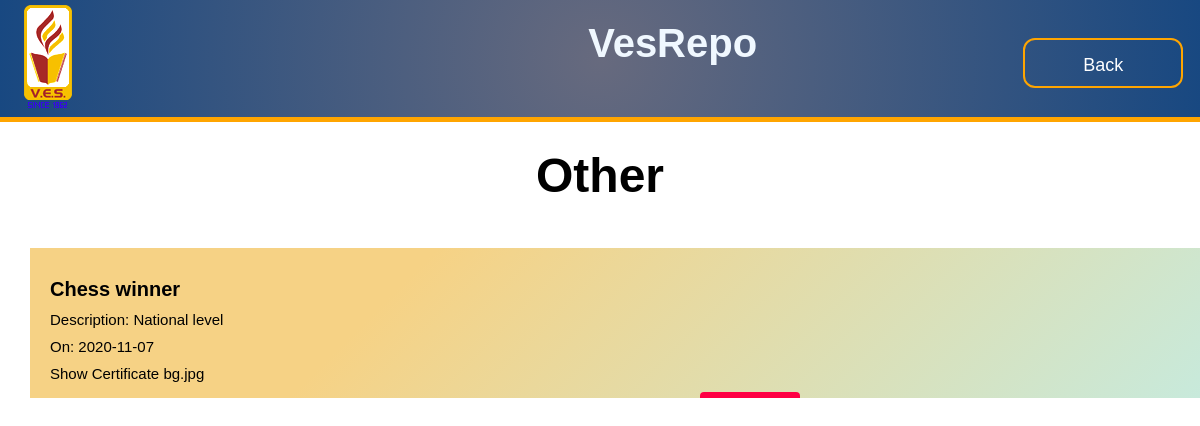
/Complete/other.php, run on an earlier commit of the app's database.
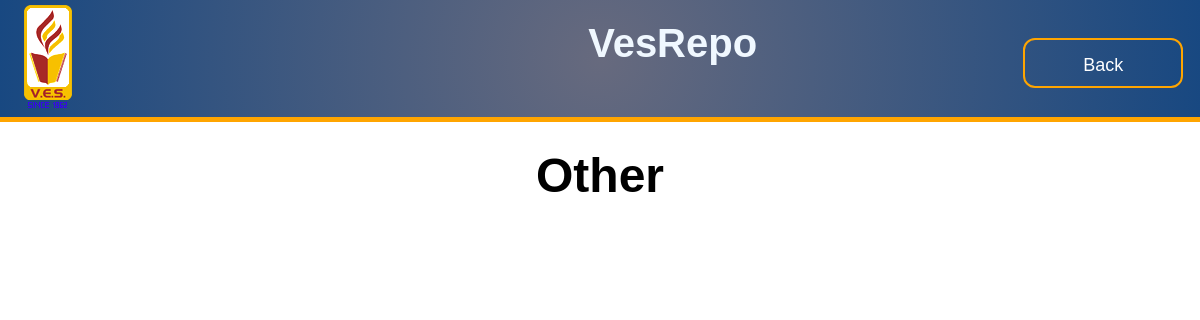
And on a later commit of the database.
### tables this page shows
CREATE TABLE `other` (
  `type` varchar(255) NOT NULL,
  `description` varchar(25) NOT NULL,
  `date` date NOT NULL,
  `cert_pic` blob NOT NULL,
  `account_id` int(255) NOT NULL
);

### Complete/other.php (the view, shortened to what this page needs)
<?php session_start();
$servername='localhost';
$username='root';
$password='';
$dbname = "vesrepo";
$conn=mysqli_connect($servername,$username,$password,$dbname);
?>
<!DOCTYPE html>
<html lang="en">
<head>
    <link rel="stylesheet" href="internships.css">
    <link rel="stylesheet" href="modal.css">
</head>
<body>
  <?php
  $query1="SELECT type, description, date, cert_pic from other where account_id='{$accountid}'";
  $result=mysqli_query($conn, $query1);
  ?>
    <div class="header">
        <nav id="navbar">
          <div id="logo">
              <img src="/Images/Logo.png" alt="VESIT">
          </div>
          <h1>
            VesRepo
          </h1>
          <button onclick="location.href='profile.php'" class="sign_btn btn1">Back</button>
        </nav>
      </div>
      <h1>Other</h1>
    <div class="all">
        <div class="cards">
              <?php
              while($row = mysqli_fetch_array($result))
              {
              ?>
              <div class="card shadow-1">
              <div class="card-text">
              <h4><span><i class="fa fa-check-circle" aria-hidden="true"></i><?php echo $row["type"]; ?></span></h4>
              <p><span>Description:  </span><span> <?php echo $row["description"] ?></span></p>
              <p><span>On:  </span><span> <?php echo $row["date"] ?></span><p><span>Show Certificate  </span><span> <?php echo $row["cert_pic"] ?></span></p>
						<label for="click3">
            <div class="btn2"><p class="text">EDIT</p></div>
						</label>
              </div></div>
              <?php
              }
              ?>
</body>
</html>

What changed in the data, as far as the page shows it:
removed other: type "Chess winner", description "National level", date "2020-11-07", cert_pic "bg.jpg"
